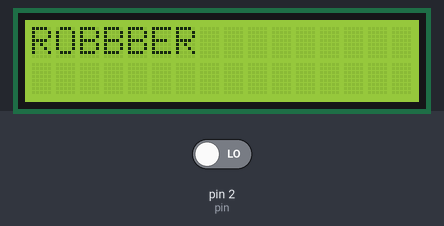
Bench run of a sketch on a simulated Arduino Uno, built with avr-gcc and run on an emulated ATmega328P. Shown: 16×2 character LCD. Inputs (shaded band) come from the test bench; at power-on: pin 2 (pin) LOW. What the sketch prints to the serial monitor is not drawn.

Above: at 0.1 s.
1.3 s: pin 2 (pin) driven HIGH
At 3.5 s:
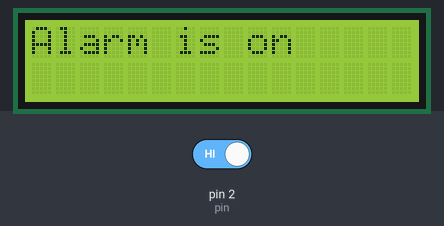
3.9 s: pin 2 (pin) driven LOW
At 5.0 s:
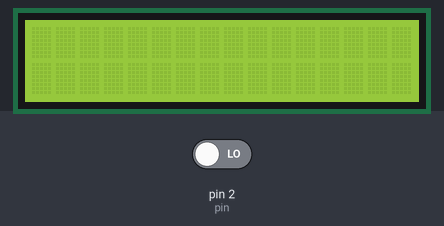
Timing chart, 0 to 6.9 s (numbered marks = the images above; inputs shaded):
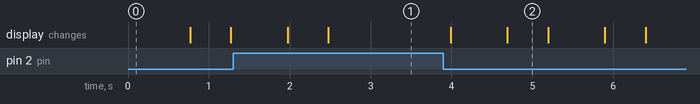

The sketch:

display.ino
```cpp
// include the library code:
#ifndef _DISPLAY_TEMP
#define _DISPLAY_TEMP
#include <LiquidCrystal.h>
#endif

int pin = 2;

// initialize the library with the numbers of the interface pins
LiquidCrystal lcd(7, 8, 9, 10, 11, 12);


int count = 0;

void setup() {

  Serial.begin(9600);

  // set up the LCD's number of columns and rows:
  lcd.begin(16, 2);

  pinMode(pin, INPUT);
}

void loop() {


  // set the cursor to column 0, line 1
  // (note: line 1 is the second row, since counting begins with 0):
  lcd.setCursor(0, 0);

  int buttonState = digitalRead(pin);
  Serial.println(buttonState);

  lcd.clear();

  if( buttonState == 1 )
    lcd.print("Alarm is on");
  else {
    lcd.print("ROBBBER");
    delay(700);
    lcd.clear();
  }

  delay(500);


}
```

Measured:
- after the input at 1.3 s, the display: first differs from a run without the input after 1.2 s (image 1)
- after the input at 3.9 s, the display: first changes after 0.09 s (image 2 shows a later state)
- what the display in image 2 shows lasts 0.5 s, from 4.7 s to 5.2 s
